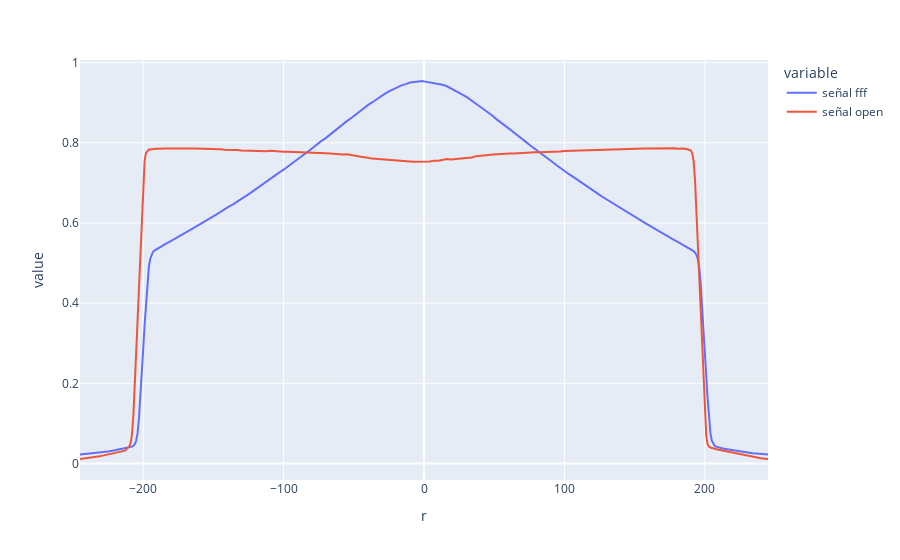

The code cell stored with this chart in its notebook:
### Code cell
pcropen.merge(pcrFFF).set_index('r')[['señal fff', 'señal open']].plot()

### Figure 1 — Plotly figure (JSON) as saved in the notebook; plotly's stock layout.template omitted (floating-point values rounded to 4 significant figures; data arrays with more than 128 entries replaced by an {"elided": "..."} marker saying what was removed)
{"data": [{"hovertemplate": "variable=señal fff<br>r=%{x}<br>value=%{y}<extra></extra>", "legendgroup": "señal fff", "line": {"color": "#636efa", "dash": "solid"}, "mode": "lines", "name": "señal fff", "orientation": "v", "showlegend": true, "type": "scatter", "x": {"elided": "193 int values"}, "xaxis": "x", "y": {"elided": "193 float values"}, "yaxis": "y"}, {"hovertemplate": "variable=señal open<br>r=%{x}<br>value=%{y}<extra></extra>", "legendgroup": "señal open", "line": {"color": "#EF553B", "dash": "solid"}, "mode": "lines", "name": "señal open", "orientation": "v", "showlegend": true, "type": "scatter", "x": {"elided": "193 int values"}, "xaxis": "x", "y": {"elided": "193 float values"}, "yaxis": "y"}], "layout": {"legend": {"title": {"text": "variable"}, "tracegroupgap": 0}, "margin": {"t": 60}, "xaxis": {"anchor": "y", "domain": [0, 1], "title": {"text": "r"}}, "yaxis": {"anchor": "x", "domain": [0, 1], "title": {"text": "value"}}}}
